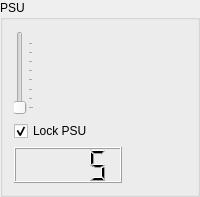
       <widget class="QGroupBox" name="psuGroup">
        <property name="autoFillBackground">
         <bool>false</bool>
        </property>
        <property name="title">
         <string>PSU</string>
        </property>
        <layout class="QVBoxLayout" name="verticalLayout_15">
         <item>
          <widget class="espoSlider" name="psuSlider">
           <property name="enabled">
            <bool>false</bool>
           </property>
           <property name="minimum">
            <number>90</number>
           </property>
           <property name="maximum">
            <number>240</number>
           </property>
           <property name="singleStep">
            <number>1</number>
           </property>
           <property name="orientation">
            <enum>Qt::Vertical</enum>
           </property>
           <property name="tickPosition">
            <enum>QSlider::TicksBelow</enum>
           </property>
           <property name="tickInterval">
            <number>20</number>
           </property>
          </widget>
         </item>
         <item>
          <widget class="timedTickBox" name="lockPsuCheckBox">
           <property name="text">
            <string>Lock PSU</string>
           </property>
           <property name="checked">
            <bool>true</bool>
           </property>
          </widget>
         </item>
         <item>
          <widget class="QLCDNumber" name="psuDisplay">
           <property name="minimumSize">
            <size>
             <width>108</width>
             <height>36</height>
            </size>
           </property>
           <property name="maximumSize">
            <size>
             <width>108</width>
             <height>36</height>
            </size>
           </property>
           <property name="smallDecimalPoint">
            <bool>true</bool>
           </property>
           <property name="digitCount">
            <number>4</number>
           </property>
           <property name="value" stdset="0">
            <double>5.000000000000000</double>
           </property>
           <property name="intValue" stdset="0">
            <number>5</number>
           </property>
          </widget>
         </item>
        </layout>
       </widget>
